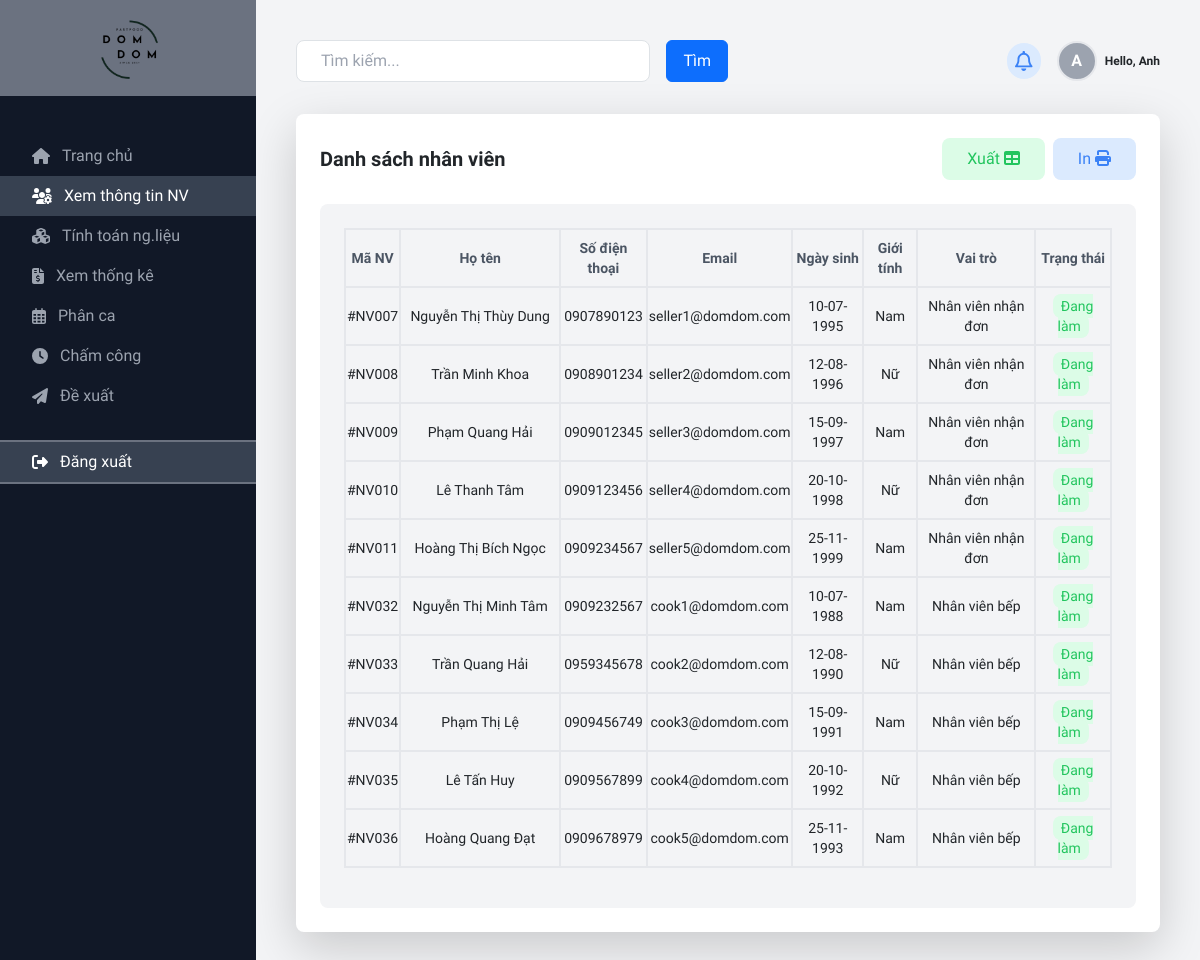
The app's page /view/page/manager/index.php?i=employee (signed in) with its own data.
### tables this page shows
CREATE TABLE `user` (
  `userID` int(11) NOT NULL,
  `roleID` int(11) DEFAULT NULL,
  `userName` varchar(80) DEFAULT NULL,
  `email` varchar(50) DEFAULT NULL,
  `password` varchar(255) DEFAULT NULL,
  `dateBirth` date DEFAULT NULL,
  `sex` tinyint(1) DEFAULT NULL,
  `phoneNumber` varchar(20) DEFAULT NULL,
  `image` varchar(50) DEFAULT NULL,
  `storeID` int(11) NOT NULL,
  `status` int(11) DEFAULT 1
);

CREATE TABLE `role` (
  `roleID` int(11) NOT NULL,
  `roleName` varchar(50) DEFAULT NULL
);

### model/mEmployees.php (called while the page is built, shortened)
<?php
class mEmployees
{
    public function mGetEmployeeByStoreID($storeID)
    {
        $db = new Database;
        $conn = $db->connect();
        $sql = "SELECT * FROM `user` AS U JOIN `role` AS R ON U.roleID = R.roleID WHERE U.roleID IN (3, 4) AND U.storeID = $storeID";
        if ($conn != null)
            return $conn->query($sql);
        return 0;
    }
}

### controller/cEmployees.php (called while the page is built, shortened)
<?php
class cEmployees extends mEmployees
{
    public function cGetEmployeeByStoreID($storeID)
    {
        if ($this->mGetEmployeeByStoreID($storeID) != 0) {
            $result = $this->mGetEmployeeByStoreID($storeID);
            return $result;
        }
        return 0;
    }
}

### view/page/manager/employee/index.php (the view, shortened to what this page needs)
<div class="grid grid-cols-1 md:grid-cols-1 gap-6 mt-8">
    <div class="bg-white p-6 rounded-lg shadow-lg mb-6">
        <div class="flex justify-between items-center mb-4">
            <h2 class="text-xl font-semibold">
                Danh sách nhân viên
            </h2>
            <div class="flex items-center">
                <button class="btn bg-green-100 text-green-500 py-2 px-4 rounded-lg mr-1 hover:bg-green-500 hover:text-white" id="export">Xuất <i class="fa-solid fa-table"></i></button>
                <button class="btn bg-blue-100 text-blue-500 py-2 px-4 rounded-lg ml-1 hover:bg-blue-500 hover:text-white" id="print">In <i class="fa-solid fa-print"></i></button>
            </div>
        </div>
        <div class="h-fit bg-gray-100 rounded-lg p-6">
            <form action="" method="POST">
                <table class="text-sm w-full text-center" id="table">
                    <thead>
                        <tr>
                            <th class="text-gray-600 border-2 py-2">Mã NV</th>
                            <th class="text-gray-600 border-2 py-2 w-40">Họ tên</th>
                            <th class="text-gray-600 border-2 py-2">Số điện thoại</th>
                            <th class="text-gray-600 border-2 py-2">Email</th>
                            <th class="text-gray-600 border-2 py-2">Ngày sinh</th>
                            <th class="text-gray-600 border-2 py-2">Giới tính</th>
                            <th class="text-gray-600 border-2 py-2">Vai trò</th>
                            <th class="text-gray-600 border-2 py-2">Trạng thái</th>
                        </tr>
                    </thead>
                    <tbody>
                        <?php
                        $ctrl = new cEmployees;
                        $storeID = $_SESSION["user"][1];
                        if ($ctrl->cGetEmployeeByStoreID($storeID) != 0) {
                            $result = $ctrl->cGetEmployeeByStoreID($storeID);
                            while ($row = $result->fetch_assoc()) {
                                echo "
                                    <tr>
                                        <td class='py-2 border-2'>#NV0" . ($row["userID"] < 10 ? "0" . $row["userID"] : $row["userID"]) . "</td>
                                        <td class='py-2 border-2'>" . $row["userName"] . "</td>
                                        <td class='py-2 border-2'>" . $row["phoneNumber"] . "</td>
                                        <td class='py-2 border-2'>" . $row["email"] . "</td>
                                        <td class='py-2 border-2'>" . date("d-m-Y", strtotime($row["dateBirth"])) . "</td>
                                        <td class='py-2 border-2'>" . ($row["sex"] == 1 ? "Nam" : "Nữ") . "</td>
                                        <td class='py-2 border-2'>" . $row["roleName"] . "</td>
                                        <td class='py-2 border-2'><span class='bg-" . ($row["status"] == 1 ? "green" : "red") . "-100 text-" . ($row["status"] == 1 ? "green" : "red") . "-500 py-1 px-2 rounded-lg'>" . ($row["status"] == 1 ? "Đang làm" : "Đã nghỉ") . "</span></td>
                                    </tr>
                                    ";
                            }
                        } else echo "Không có dữ liệu!";
                        ?>
                    </tbody>
                </table>
            </form>
        </div>
    </div>

### view/page/manager/index.php (shortened to what this page needs)
<html lang="en">
<head>
    <link href="../../css/all.css" rel="stylesheet" />
    <link href="../../css/bootstrap.min.css" rel="stylesheet">
    <script src="../../js/tailwindcss.js"></script>
</head>
<?php
include("../../../controller/cEmployees.php");
$db = new Database();
$conn = $db->connect();
?>
<body class="bg-gray-900" style="scroll-behavior: smooth; font-family: 'Playwrite DE Grund', cursive;">
    <div class="flex flex-col md:flex-row h-full" id="container">
        <div class=" w-full md:w-64">
            <div class="flex items-center justify-center h-20 w-full bg-gray-500 py-5">
                <a href="index.php">
                    <img src="../../../images/logo-nobg.png" alt="Logo" class="size-20">
                </a>
            </div>
            <nav class="mt-10">
                <a class="flex items-center py-2 px-8 text-gray-400 hover:bg-gray-700 hover:text-white adnav" id="admin" href="index.php">
                    <i class="fas fa-home mr-3"></i>Trang chủ
                </a>
                <a class="flex items-center py-2 px-8 text-gray-400 hover:bg-gray-700 hover:text-white adnav" id="employee" href="index.php?i=employee">
                    <i class="fa-solid fa-users-gear mr-3"></i></i>Xem thông tin NV
                </a>
                <a class="flex items-center py-2 px-8 text-gray-400 hover:bg-gray-700 hover:text-white adnav" id="ingredient" href="index.php?i=ingredient">
                    <i class="fa-solid fa-cubes mr-3"></i>Tính toán ng.liệu
                </a>
                <a class="flex items-center py-2 px-8 text-gray-400 hover:bg-gray-700 hover:text-white adnav" id="revenue" href="index.php?i=revenue">
                    <i class="fa-solid fa-file-invoice-dollar mr-3"></i>Xem thống kê
                </a>
                <a class="flex items-center py-2 px-8 text-gray-400 hover:bg-gray-700 hover:text-white adnav" id="shift" href="index.php?i=shift">
                    <i class="fa-regular fa-calendar-days mr-3"></i>Phân ca
                </a>
                <a class="flex items-center py-2 px-8 text-gray-400 hover:bg-gray-700 hover:text-white adnav" id="attendance" href="index.php?i=attendance">
                    <i class="fa-solid fa-clock mr-3"></i>Chấm công
                </a>
                <a class="flex items-center py-2 px-8 text-gray-400 hover:bg-gray-700 hover:text-white adnav" id="proposal" href="index.php?i=proposal">
                    <i class="fa-solid fa-paper-plane mr-3"></i>Đề xuất
                </a>
                <a href="#" onclick="logout()" class="flex items-center py-2 px-8 text-white border-y-2 bg-gray-700 border-gray-500 mt-4 hover:bg-gray-700 hover:text-white adnav">
                    <i class="fa-solid fa-right-from-bracket mr-3"></i>Đăng xuất
                </a>
            </nav>
        </div>
        <div class="bg-gray-100 flex-1 p-6 h-fit pb-2 md:p-10" id="right">
            <div class="flex justify-between items-center mb-6 hover:cursor-pointer">
                <div class="relative w-1/2 flex">
                    <input class="w-full py-2 px-4 mr-2 rounded-lg border border-gray-300" placeholder="Tìm kiếm..." type="text" />
                    <button type="submit" class="btn btn-primary ml-2 px-3">Tìm</button>
                </div>
                <div class="flex items-center hover:cursor-pointer">
                    <div class="ml-4 bg-blue-100 text-blue-500 p-2 rounded-full text-xl hover:bg-blue-500 hover:text-white">
                        <i class="fa-regular fa-bell"></i>
                    </div>
                    <div class="ml-4 flex items-center relative user-container">
                        <div class="rounded-full mr-1 border-solid bg-gray-400 text-white font-bold border-2 w-10 h-10 flex justify-center items-center">
                        <?php
                            $userName = $_SESSION["user"][0];
                            $sql = "SELECT userID, userName FROM user WHERE userName = '$userName'";
                            $result = $conn->query($sql);
                            $row = $result->fetch_assoc();
                            $fullName = $row["userName"];
                            $name = end(explode(" ", $fullName));
                            $firstLetter = substr($name, 0, 1);
                            echo $firstLetter;
                        ?>
                        </div>
                        <span class="text-xs font-bold ml-1"> Hello,
                            <?php
                            echo $name;
                            ?>
                        </span>
                    </div>
                </div>
            </div>
            <?php
            $i = "";
            if (isset($_REQUEST["i"])) {
                $i = $_REQUEST["i"];
            } else {
                $i = "home";
            }
            if ($i != "home") {
                require("" . $_REQUEST["i"] . "/index.php");
            } else {
                require("home/index.php");
            }
            ?>
        </div>
    </div>
    </div>
</body>
</html>

### view/page/manager/index.php (style rules this page uses)
.activeAd { background-color: rgb(55 65 81); color: #FFF !important; }

### records on screen
user: userName "A", userName "Anh"
user: userID "7", userName "Nguyễn Thị Thùy Dung", phoneNumber "0907890123", email "seller1@domdom.com", dateBirth "10-07-1995", sex "Nam", roleID.roleName "Nhân viên nhận đơn", status "Đang làm"
user: userID "8", userName "Trần Minh Khoa", phoneNumber "0908901234", email "seller2@domdom.com", dateBirth "12-08-1996", sex "Nữ", roleID.roleName "Nhân viên nhận đơn", status "Đang làm"
user: userID "9", userName "Phạm Quang Hải", phoneNumber "0909012345", email "seller3@domdom.com", dateBirth "15-09-1997", sex "Nam", roleID.roleName "Nhân viên nhận đơn", status "Đang làm"
user: userID "10", userName "Lê Thanh Tâm", phoneNumber "0909123456", email "seller4@domdom.com", dateBirth "20-10-1998", sex "Nữ", roleID.roleName "Nhân viên nhận đơn", status "Đang làm"
user: userID "11", userName "Hoàng Thị Bích Ngọc", phoneNumber "0909234567", email "seller5@domdom.com", dateBirth "25-11-1999", sex "Nam", roleID.roleName "Nhân viên nhận đơn", status "Đang làm"
user: userID "32", userName "Nguyễn Thị Minh Tâm", phoneNumber "0909232567", email "cook1@domdom.com", dateBirth "10-07-1988", sex "Nam", roleID.roleName "Nhân viên bếp", status "Đang làm"
user: userID "33", userName "Trần Quang Hải", phoneNumber "0959345678", email "cook2@domdom.com", dateBirth "12-08-1990", sex "Nữ", roleID.roleName "Nhân viên bếp", status "Đang làm"
user: userID "34", userName "Phạm Thị Lệ", phoneNumber "0909456749", email "cook3@domdom.com", dateBirth "15-09-1991", sex "Nam", roleID.roleName "Nhân viên bếp", status "Đang làm"
user: userID "35", userName "Lê Tấn Huy", phoneNumber "0909567899", email "cook4@domdom.com", dateBirth "20-10-1992", sex "Nữ", roleID.roleName "Nhân viên bếp", status "Đang làm"
user: userID "36", userName "Hoàng Quang Đạt", phoneNumber "0909678979", email "cook5@domdom.com", dateBirth "25-11-1993", sex "Nam", roleID.roleName "Nhân viên bếp", status "Đang làm"
